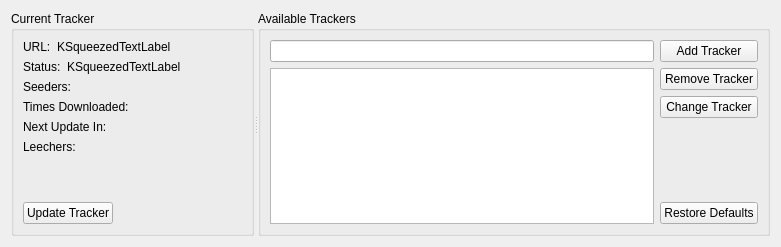
<ui version="4.0" >
 <class>TrackerView</class>
 <widget class="QWidget" name="TrackerView" >
  <property name="geometry" >
   <rect>
    <x>0</x>
    <y>0</y>
    <width>781</width>
    <height>247</height>
   </rect>
  </property>
  <layout class="QGridLayout" name="gridLayout" >
   <item row="0" column="0" >
    <widget class="QSplitter" name="splitter" >
     <property name="orientation" >
      <enum>Qt::Horizontal</enum>
     </property>
     <widget class="QGroupBox" name="groupBox" >
      <property name="sizePolicy" >
       <sizepolicy vsizetype="Preferred" hsizetype="Maximum" >
        <horstretch>0</horstretch>
        <verstretch>0</verstretch>
       </sizepolicy>
      </property>
      <property name="title" >
       <string>Current Tracker</string>
      </property>
      <layout class="QVBoxLayout" >
       <item>
        <layout class="QHBoxLayout" >
         <item>
          <widget class="QLabel" name="label" >
           <property name="text" >
            <string>URL:</string>
           </property>
          </widget>
         </item>
         <item>
          <widget class="KSqueezedTextLabel" name="m_url" >
           <property name="sizePolicy" >
            <sizepolicy vsizetype="Preferred" hsizetype="Expanding" >
             <horstretch>0</horstretch>
             <verstretch>0</verstretch>
            </sizepolicy>
           </property>
           <property name="text" >
            <string comment="KDE::DoNotExtract" >KSqueezedTextLabel</string>
           </property>
          </widget>
         </item>
        </layout>
       </item>
       <item>
        <layout class="QHBoxLayout" >
         <item>
          <widget class="QLabel" name="label_2" >
           <property name="text" >
            <string>Status:</string>
           </property>
          </widget>
         </item>
         <item>
          <widget class="KSqueezedTextLabel" name="m_status" >
           <property name="sizePolicy" >
            <sizepolicy vsizetype="Preferred" hsizetype="Expanding" >
             <horstretch>0</horstretch>
             <verstretch>0</verstretch>
            </sizepolicy>
           </property>
           <property name="text" >
            <string comment="KDE::DoNotExtract" >KSqueezedTextLabel</string>
           </property>
          </widget>
         </item>
        </layout>
       </item>
       <item>
        <layout class="QGridLayout" >
         <item row="0" column="0" >
          <layout class="QHBoxLayout" >
           <item>
            <widget class="QLabel" name="label_3" >
             <property name="text" >
              <string>Seeders:</string>
             </property>
            </widget>
           </item>
           <item>
            <widget class="QLabel" name="m_seeders" >
             <property name="sizePolicy" >
              <sizepolicy vsizetype="Preferred" hsizetype="Expanding" >
               <horstretch>0</horstretch>
               <verstretch>0</verstretch>
              </sizepolicy>
             </property>
             <property name="text" >
              <string/>
             </property>
            </widget>
           </item>
          </layout>
         </item>
         <item row="1" column="0" >
          <layout class="QHBoxLayout" >
           <item>
            <widget class="QLabel" name="label_8" >
             <property name="text" >
              <string>Times Downloaded:</string>
             </property>
            </widget>
           </item>
           <item>
            <widget class="QLabel" name="m_times_downloaded" >
             <property name="sizePolicy" >
              <sizepolicy vsizetype="Preferred" hsizetype="Expanding" >
               <horstretch>0</horstretch>
               <verstretch>0</verstretch>
              </sizepolicy>
             </property>
             <property name="text" >
              <string/>
             </property>
            </widget>
           </item>
          </layout>
         </item>
         <item row="2" column="0" >
          <layout class="QHBoxLayout" >
           <item>
            <widget class="QLabel" name="label_5" >
             <property name="text" >
              <string>Next Update In:</string>
             </property>
            </widget>
           </item>
           <item>
            <widget class="QLabel" name="m_next_update" >
             <property name="sizePolicy" >
              <sizepolicy vsizetype="Preferred" hsizetype="Expanding" >
               <horstretch>0</horstretch>
               <verstretch>0</verstretch>
              </sizepolicy>
             </property>
             <property name="text" >
              <string/>
             </property>
            </widget>
           </item>
          </layout>
         </item>
         <item row="3" column="0" >
          <layout class="QHBoxLayout" >
           <item>
            <widget class="QLabel" name="label_6" >
             <property name="text" >
              <string>Leechers:</string>
             </property>
            </widget>
           </item>
           <item>
            <widget class="QLabel" name="m_leechers" >
             <property name="sizePolicy" >
              <sizepolicy vsizetype="Preferred" hsizetype="Expanding" >
               <horstretch>0</horstretch>
               <verstretch>0</verstretch>
              </sizepolicy>
             </property>
             <property name="text" >
              <string/>
             </property>
            </widget>
           </item>
          </layout>
         </item>
        </layout>
       </item>
       <item>
        <spacer>
         <property name="orientation" >
          <enum>Qt::Vertical</enum>
         </property>
         <property name="sizeHint" stdset="0" >
          <size>
           <width>20</width>
           <height>16</height>
          </size>
         </property>
        </spacer>
       </item>
       <item>
        <layout class="QHBoxLayout" >
         <item>
          <widget class="KPushButton" name="m_update_tracker" >
           <property name="text" >
            <string>Update Tracker</string>
           </property>
          </widget>
         </item>
         <item>
          <spacer>
           <property name="orientation" >
            <enum>Qt::Horizontal</enum>
           </property>
           <property name="sizeHint" stdset="0" >
            <size>
             <width>40</width>
             <height>20</height>
            </size>
           </property>
          </spacer>
         </item>
        </layout>
       </item>
      </layout>
     </widget>
     <widget class="QGroupBox" name="groupBox_2" >
      <property name="title" >
       <string>Available Trackers</string>
      </property>
      <layout class="QGridLayout" >
       <item row="0" column="0" >
        <widget class="KLineEdit" name="m_tracker_to_add" >
         <property name="showClearButton" stdset="0" >
          <bool>true</bool>
         </property>
        </widget>
       </item>
       <item row="0" column="1" >
        <widget class="KPushButton" name="m_add_tracker" >
         <property name="text" >
          <string>Add Tracker</string>
         </property>
        </widget>
       </item>
       <item row="1" column="0" >
        <widget class="QListView" name="m_tracker_list" />
       </item>
       <item row="1" column="1" >
        <layout class="QVBoxLayout" >
         <item>
          <widget class="KPushButton" name="m_remove_tracker" >
           <property name="text" >
            <string>Remove Tracker</string>
           </property>
          </widget>
         </item>
         <item>
          <widget class="KPushButton" name="m_change_tracker" >
           <property name="text" >
            <string>Change Tracker</string>
           </property>
          </widget>
         </item>
         <item>
          <spacer>
           <property name="orientation" >
            <enum>Qt::Vertical</enum>
           </property>
           <property name="sizeHint" stdset="0" >
            <size>
             <width>20</width>
             <height>81</height>
            </size>
           </property>
          </spacer>
         </item>
         <item>
          <widget class="KPushButton" name="m_restore_defaults" >
           <property name="text" >
            <string>Restore Defaults</string>
           </property>
          </widget>
         </item>
        </layout>
       </item>
      </layout>
     </widget>
    </widget>
   </item>
  </layout>
 </widget>
 <customwidgets>
  <customwidget>
   <class>KLineEdit</class>
   <extends>QLineEdit</extends>
   <header>klineedit.h</header>
  </customwidget>
  <customwidget>
   <class>KPushButton</class>
   <extends>QPushButton</extends>
   <header>kpushbutton.h</header>
  </customwidget>
  <customwidget>
   <class>KSqueezedTextLabel</class>
   <extends>QLabel</extends>
   <header>ksqueezedtextlabel.h</header>
  </customwidget>
 </customwidgets>
 <resources/>
 <connections/>
</ui>
